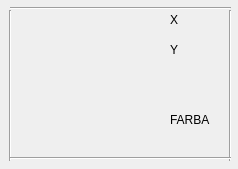
<?xml version="1.0" encoding="UTF-8"?>
<ui version="4.0">
 <class>HistoryItemGui</class>
 <widget class="QWidget" name="HistoryItemGui">
  <property name="geometry">
   <rect>
    <x>0</x>
    <y>0</y>
    <width>238</width>
    <height>169</height>
   </rect>
  </property>
  <property name="windowTitle">
   <string>Form</string>
  </property>
  <widget class="QLabel" name="color">
   <property name="geometry">
    <rect>
     <x>170</x>
     <y>110</y>
     <width>67</width>
     <height>20</height>
    </rect>
   </property>
   <property name="text">
    <string>FARBA</string>
   </property>
  </widget>
  <widget class="QLabel" name="x">
   <property name="geometry">
    <rect>
     <x>170</x>
     <y>10</y>
     <width>67</width>
     <height>20</height>
    </rect>
   </property>
   <property name="text">
    <string>X</string>
   </property>
  </widget>
  <widget class="QLabel" name="y">
   <property name="geometry">
    <rect>
     <x>170</x>
     <y>40</y>
     <width>67</width>
     <height>20</height>
    </rect>
   </property>
   <property name="text">
    <string>Y</string>
   </property>
  </widget>
  <widget class="QWidget" name="gridLayoutWidget">
   <property name="geometry">
    <rect>
     <x>10</x>
     <y>10</y>
     <width>151</width>
     <height>141</height>
    </rect>
   </property>
   <layout class="QGridLayout" name="BoardLayout"/>
  </widget>
  <widget class="Line" name="line">
   <property name="geometry">
    <rect>
     <x>220</x>
     <y>10</y>
     <width>20</width>
     <height>151</height>
    </rect>
   </property>
   <property name="orientation">
    <enum>Qt::Vertical</enum>
   </property>
  </widget>
  <widget class="Line" name="line_2">
   <property name="geometry">
    <rect>
     <x>0</x>
     <y>10</y>
     <width>20</width>
     <height>151</height>
    </rect>
   </property>
   <property name="orientation">
    <enum>Qt::Vertical</enum>
   </property>
  </widget>
  <widget class="Line" name="line_3">
   <property name="geometry">
    <rect>
     <x>10</x>
     <y>150</y>
     <width>221</width>
     <height>16</height>
    </rect>
   </property>
   <property name="orientation">
    <enum>Qt::Horizontal</enum>
   </property>
  </widget>
  <widget class="Line" name="line_4">
   <property name="geometry">
    <rect>
     <x>10</x>
     <y>0</y>
     <width>221</width>
     <height>16</height>
    </rect>
   </property>
   <property name="orientation">
    <enum>Qt::Horizontal</enum>
   </property>
  </widget>
 </widget>
 <resources/>
 <connections/>
</ui>
